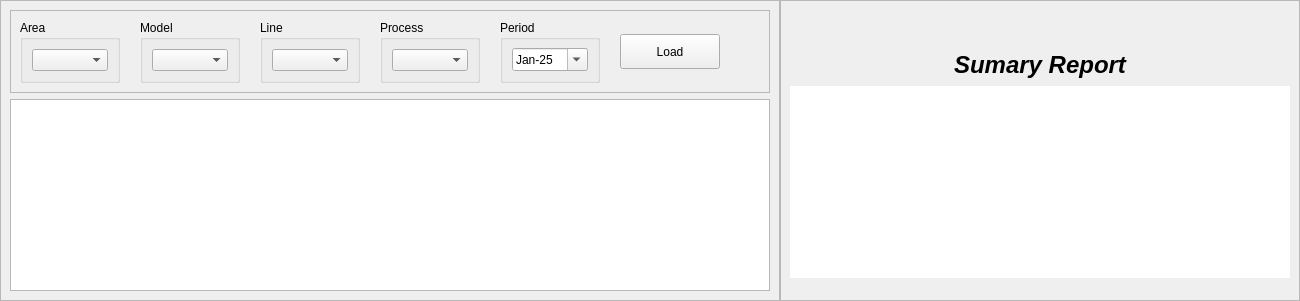
             <widget class="QWidget" name="OEE_Detail_page">
              <layout class="QHBoxLayout" name="horizontalLayout_86">
               <property name="spacing">
                <number>0</number>
               </property>
               <property name="leftMargin">
                <number>0</number>
               </property>
               <property name="topMargin">
                <number>0</number>
               </property>
               <property name="rightMargin">
                <number>0</number>
               </property>
               <property name="bottomMargin">
                <number>0</number>
               </property>
               <item>
                <widget class="QFrame" name="frame_141">
                 <property name="frameShape">
                  <enum>QFrame::StyledPanel</enum>
                 </property>
                 <property name="frameShadow">
                  <enum>QFrame::Raised</enum>
                 </property>
                 <layout class="QVBoxLayout" name="verticalLayout_81">
                  <item>
                   <widget class="QFrame" name="frame_147">
                    <property name="sizePolicy">
                     <sizepolicy hsizetype="MinimumExpanding" vsizetype="Minimum">
                      <horstretch>0</horstretch>
                      <verstretch>0</verstretch>
                     </sizepolicy>
                    </property>
                    <property name="frameShape">
                     <enum>QFrame::StyledPanel</enum>
                    </property>
                    <property name="frameShadow">
                     <enum>QFrame::Raised</enum>
                    </property>
                    <layout class="QHBoxLayout" name="horizontalLayout_105">
                     <property name="spacing">
                      <number>20</number>
                     </property>
                     <item>
                      <widget class="QGroupBox" name="groupBox_7">
                       <property name="minimumSize">
                        <size>
                         <width>100</width>
                         <height>0</height>
                        </size>
                       </property>
                       <property name="title">
                        <string>Area</string>
                       </property>
                       <layout class="QHBoxLayout" name="horizontalLayout_100">
                        <item>
                         <widget class="QComboBox" name="OEE_Data_Area_cbb"/>
                        </item>
                       </layout>
                      </widget>
                     </item>
                     <item>
                      <widget class="QGroupBox" name="groupBox_8">
                       <property name="minimumSize">
                        <size>
                         <width>100</width>
                         <height>0</height>
                        </size>
                       </property>
                       <property name="title">
                        <string>Model</string>
                       </property>
                       <layout class="QHBoxLayout" name="horizontalLayout_101">
                        <item>
                         <widget class="QComboBox" name="OEE_Data_Model_cbb"/>
                        </item>
                       </layout>
                      </widget>
                     </item>
                     <item>
                      <widget class="QGroupBox" name="groupBox_9">
                       <property name="minimumSize">
                        <size>
                         <width>100</width>
                         <height>0</height>
                        </size>
                       </property>
                       <property name="title">
                        <string>Line</string>
                       </property>
                       <layout class="QHBoxLayout" name="horizontalLayout_102">
                        <item>
                         <widget class="QComboBox" name="OEE_Data_Line_cbb"/>
                        </item>
                       </layout>
                      </widget>
                     </item>
                     <item>
                      <widget class="QGroupBox" name="groupBox_10">
                       <property name="minimumSize">
                        <size>
                         <width>100</width>
                         <height>0</height>
                        </size>
                       </property>
                       <property name="title">
                        <string>Process</string>
                       </property>
                       <layout class="QHBoxLayout" name="horizontalLayout_103">
                        <item>
                         <widget class="QComboBox" name="OEE_Data_Process_cbb"/>
                        </item>
                       </layout>
                      </widget>
                     </item>
                     <item>
                      <widget class="QGroupBox" name="groupBox_11">
                       <property name="minimumSize">
                        <size>
                         <width>100</width>
                         <height>0</height>
                        </size>
                       </property>
                       <property name="title">
                        <string>Period</string>
                       </property>
                       <layout class="QHBoxLayout" name="horizontalLayout_104">
                        <property name="spacing">
                         <number>0</number>
                        </property>
                        <property name="leftMargin">
                         <number>9</number>
                        </property>
                        <property name="topMargin">
                         <number>0</number>
                        </property>
                        <property name="rightMargin">
                         <number>9</number>
                        </property>
                        <property name="bottomMargin">
                         <number>0</number>
                        </property>
                        <item>
                         <widget class="QDateEdit" name="OEE_Data_period_edit">
                          <property name="dateTime">
                           <datetime>
                            <hour>0</hour>
                            <minute>0</minute>
                            <second>0</second>
                            <year>2025</year>
                            <month>1</month>
                            <day>1</day>
                           </datetime>
                          </property>
                          <property name="displayFormat">
                           <string>MMM-yy</string>
                          </property>
                          <property name="calendarPopup">
                           <bool>true</bool>
                          </property>
                         </widget>
                        </item>
                       </layout>
                      </widget>
                     </item>
                     <item>
                      <widget class="QPushButton" name="OEE_Data_Load_btn">
                       <property name="minimumSize">
                        <size>
                         <width>100</width>
                         <height>35</height>
                        </size>
                       </property>
                       <property name="text">
                        <string>Load</string>
                       </property>
                      </widget>
                     </item>
                     <item>
                      <spacer name="horizontalSpacer_3">
                       <property name="orientation">
                        <enum>Qt::Horizontal</enum>
                       </property>
                       <property name="sizeHint" stdset="0">
                        <size>
                         <width>40</width>
                         <height>20</height>
                        </size>
                       </property>
                      </spacer>
                     </item>
                    </layout>
                   </widget>
                  </item>
                  <item>
                   <widget class="QTableView" name="OEE_Data_table">
                    <property name="sizePolicy">
                     <sizepolicy hsizetype="MinimumExpanding" vsizetype="MinimumExpanding">
                      <horstretch>0</horstretch>
                      <verstretch>0</verstretch>
                     </sizepolicy>
                    </property>
                    <property name="editTriggers">
                     <set>QAbstractItemView::NoEditTriggers</set>
                    </property>
                    <property name="alternatingRowColors">
                     <bool>true</bool>
                    </property>
                    <property name="sortingEnabled">
                     <bool>true</bool>
                    </property>
                   </widget>
                  </item>
                 </layout>
                </widget>
               </item>
               <item>
                <widget class="QFrame" name="frame_148">
                 <property name="sizePolicy">
                  <sizepolicy hsizetype="Preferred" vsizetype="Preferred">
                   <horstretch>0</horstretch>
                   <verstretch>0</verstretch>
                  </sizepolicy>
                 </property>
                 <property name="minimumSize">
                  <size>
                   <width>0</width>
                   <height>0</height>
                  </size>
                 </property>
                 <property name="frameShape">
                  <enum>QFrame::StyledPanel</enum>
                 </property>
                 <property name="frameShadow">
                  <enum>QFrame::Raised</enum>
                 </property>
                 <layout class="QVBoxLayout" name="verticalLayout_82">
                  <item>
                   <spacer name="verticalSpacer_4">
                    <property name="orientation">
                     <enum>Qt::Vertical</enum>
                    </property>
                    <property name="sizeType">
                     <enum>QSizePolicy::Maximum</enum>
                    </property>
                    <property name="sizeHint" stdset="0">
                     <size>
                      <width>20</width>
                      <height>40</height>
                     </size>
                    </property>
                   </spacer>
                  </item>
                  <item>
                   <widget class="QLabel" name="label_87">
                    <property name="sizePolicy">
                     <sizepolicy hsizetype="Preferred" vsizetype="Maximum">
                      <horstretch>0</horstretch>
                      <verstretch>0</verstretch>
                     </sizepolicy>
                    </property>
                    <property name="minimumSize">
                     <size>
                      <width>0</width>
                      <height>30</height>
                     </size>
                    </property>
                    <property name="font">
                     <font>
                      <family>MS Sans Serif</family>
                      <pointsize>18</pointsize>
                      <weight>75</weight>
                      <italic>true</italic>
                      <bold>true</bold>
                     </font>
                    </property>
                    <property name="text">
                     <string>Sumary Report</string>
                    </property>
                    <property name="alignment">
                     <set>Qt::AlignCenter</set>
                    </property>
                   </widget>
                  </item>
                  <item>
                   <widget class="QTableView" name="OEE_Data_sumary_table">
                    <property name="sizePolicy">
                     <sizepolicy hsizetype="Preferred" vsizetype="Preferred">
                      <horstretch>0</horstretch>
                      <verstretch>0</verstretch>
                     </sizepolicy>
                    </property>
                    <property name="minimumSize">
                     <size>
                      <width>500</width>
                      <height>0</height>
                     </size>
                    </property>
                    <property name="frameShape">
                     <enum>QFrame::NoFrame</enum>
                    </property>
                   </widget>
                  </item>
                  <item>
                   <widget class="QWidget" name="OEE_Data_sumary_widget" native="true"/>
                  </item>
                 </layout>
                </widget>
               </item>
              </layout>
             </widget>
